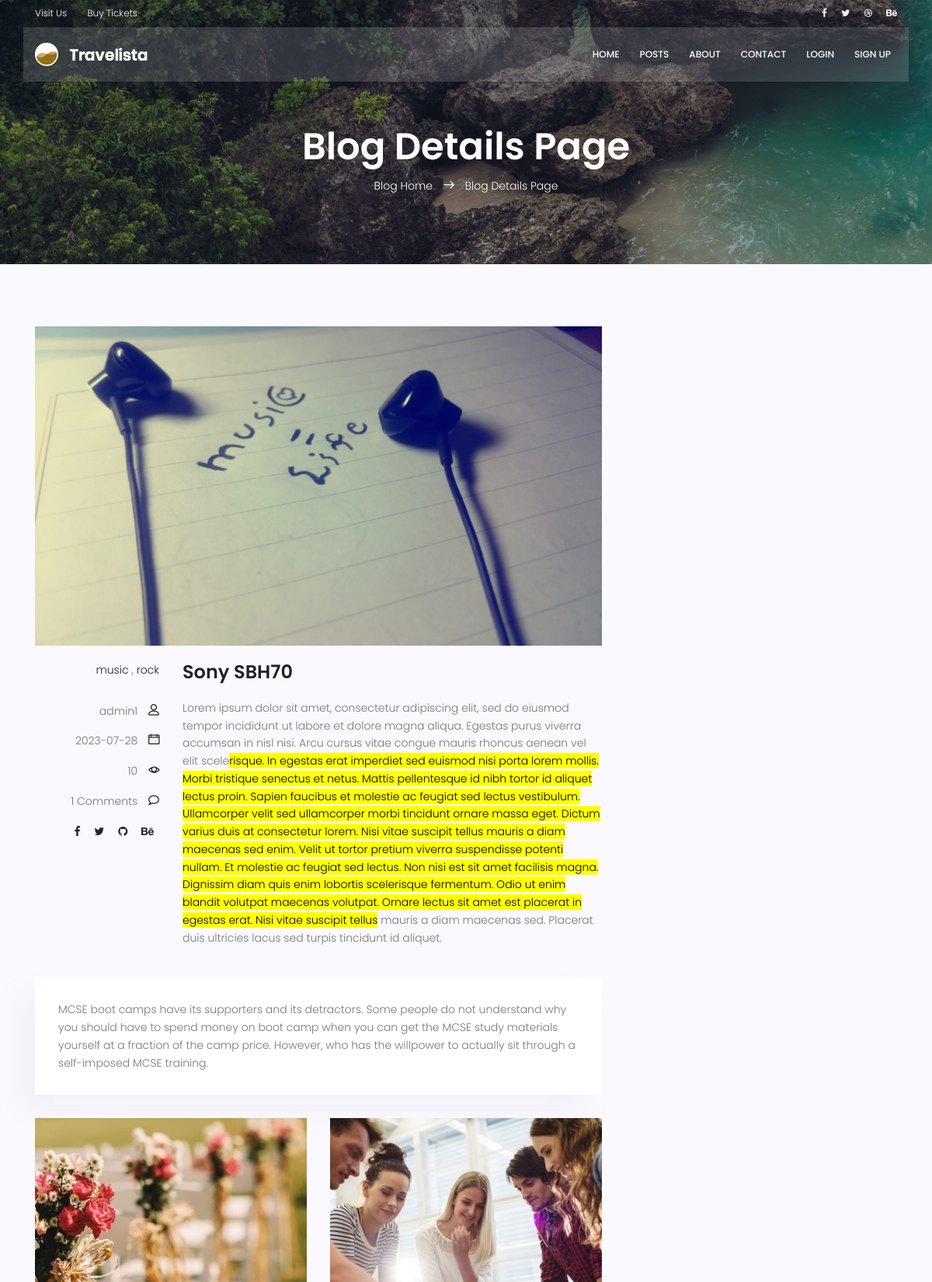
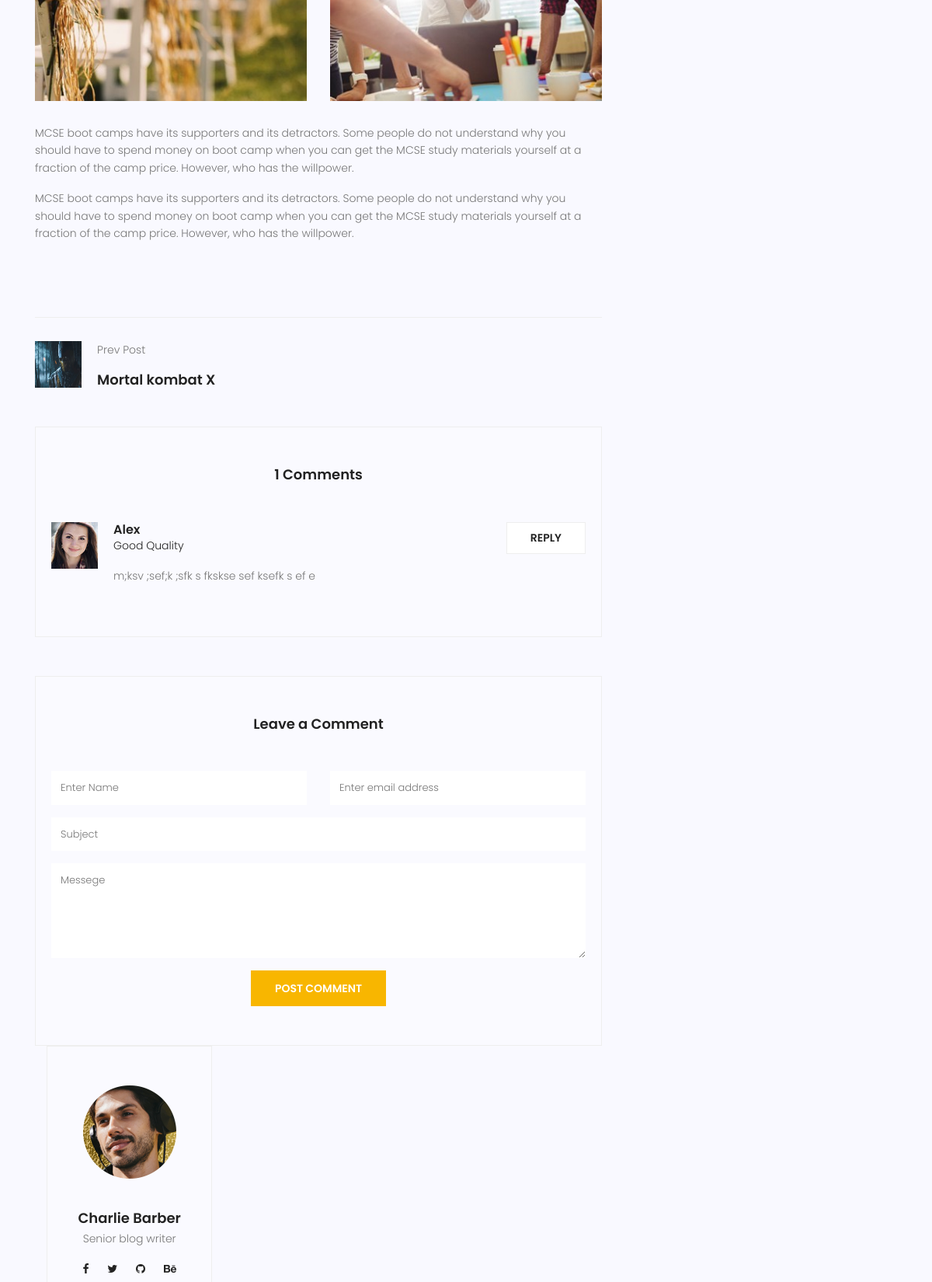
/posts/10/ (upper part), run on the app's committed database (2 pictures, top to bottom).
### appBlog/models.py (models this page shows, shortened)
class Post(models.Model):
    class Meta:
        db_table = 'appBlog_post'
    title = models.CharField(max_length=50)
    content = models.TextField()
    author = models.ForeignKey(User, on_delete=models.CASCADE)
    published_date = models.DateTimeField()
    status = models.BooleanField(default=False)
    views = models.IntegerField(default=0)
    image = models.ImageField(upload_to='appBlog/posts/images/', default='default.jpg')
    categories = models.ManyToManyField('Category', db_table='appBlog_post_category')
    tags = TaggableManager()

class Category(models.Model):
    class Meta:
        db_table = 'appBlog_category'
        verbose_name = 'category'
        verbose_name_plural = 'categories'
    name = models.CharField(max_length=100)
    def __str__(self):
        return self.name

class Comment(models.Model):
    post = models.ForeignKey(Post, on_delete=models.CASCADE)
    name = models.CharField(max_length=100)
    email = models.EmailField()
    subject = models.CharField(max_length=255)
    message = models.TextField()
    allowed = models.BooleanField(default=False)
    created_date = models.DateTimeField(auto_now_add=True)
    updated_date = models.DateTimeField(auto_now=True)

### appBlog/views.py (the view, shortened to what this page needs)
# urls.py: path('posts/<int:pid>/', views.single_post_view, name='single'),
def single_post_view(request, pid):
    post_id_list = [post.id for post in Post.objects.all().filter(status=1).order_by('id')]
    post = Post.objects.get(id=pid)
    comments = post.comment_set.filter(allowed=True)
    try:
        next_post = Post.objects.get(id=post_id_list[post_id_list.index(pid)+1])
    except:
        next_post = None
    try:
        if post_id_list.index(pid) - 1 == -1:
            raise ValueError
        previous_post = Post.objects.get(id=post_id_list[post_id_list.index(pid) - 1])
    except:
        previous_post = None
    try:
        post.views += 1
        post.save()
    except:
        return redirect('appBlog:home')
    context = {
        'post': post,
        'previous_post': previous_post,
        'next_post': next_post,
        'comments': comments
    }
    return render(request, 'appBlog/blog-single.html', context)

### appBlog/templatetags/tags.py (called while the page is built)
@register.inclusion_tag('appBlog/_blog-category-section.html')
def categories():
    cat_dict = {}
    for category in Category.objects.all():
        cat_dict[category.name] = category.post_set.filter(status=1).count()
    return {'categories': cat_dict.items()}

@register.inclusion_tag('appBlog/_blog-latest-posts-section.html')
def latest_posts(number=3):
    posts = Post.objects.filter(status=1).order_by('-published_date')[:number]
    return {'posts': posts}

### templates/appBlog/blog-single.html (shortened to what this page needs)
{% extends 'appBlog/_base.html' %}
{% load static %}
{% load tags %}
{% block content %}
    <section class="relative about-banner">
        <div class="overlay overlay-bg"></div>
        <div class="container">
            <div class="row d-flex align-items-center justify-content-center">
                <div class="about-content col-lg-12">
                    <h1 class="text-white">
                        Blog Details Page
                    </h1>
                    <p class="text-white link-nav"><a href="{% url 'appBlog:home' %}">Blog Home </a><span class="lnr lnr-arrow-right"></span> <a href="{% url 'appBlog:single' post.id %}"> Blog Details Page</a></p>
                </div>
            </div>
        </div>
    </section>
    <section class="post-content-area single-post-area">
        <div class="container">
            <div class="row">
                <div class="col-lg-8 posts-list">
                    <div class="single-post row">
                        <div class="col-lg-12">
                            <div class="feature-img">
                                <img class="img-fluid" src="{{ post.image.url }}" alt="">
                            </div>
                        </div>
                        <div class="col-lg-3  col-md-3 meta-details">
                            <ul class="tags">
                                {% for category in post.categories.all %}
                                        <li><a href="{% url 'appBlog:post_list_category' category %}">{{ category.name }}</a></li>
                                        {% if  not forloop.last %}
                                            ,
                                        {% endif %}
                                {% endfor %}
                            </ul>
                            <div class="user-details row">
                                <p class="user-name col-lg-12 col-md-12 col-6"><a href="#">{{ post.author }}</a> <span class="lnr lnr-user"></span></p>
                                <p class="date col-lg-12 col-md-12 col-6"><a href="#">{{ post.published_date|date:'Y-m-d' }}</a> <span class="lnr lnr-calendar-full"></span></p>
                                <p class="view col-lg-12 col-md-12 col-6"><a href="#">{{ post.views }}</a> <span class="lnr lnr-eye"></span></p>
                                <p class="comments col-lg-12 col-md-12 col-6"><a href="#">{{ comments.count }} Comments</a> <span class="lnr lnr-bubble"></span></p>
                                <ul class="social-links col-lg-12 col-md-12 col-6">
                                    <li><a href="#"><i class="fa fa-facebook"></i></a></li>
                                    <li><a href="#"><i class="fa fa-twitter"></i></a></li>
                                    <li><a href="#"><i class="fa fa-github"></i></a></li>
                                    <li><a href="#"><i class="fa fa-behance"></i></a></li>
                                </ul>
                            </div>
                        </div>
                        <div class="col-lg-9 col-md-9">
                            <h3 class="mt-20 mb-20">{{ post.title }}</h3>
                            <p class="excert">
                                {{ post.content|safe }}
                            </p>
                        </div>
                        <div class="col-lg-12">
                            <div class="quotes">
                                MCSE boot camps have its supporters and its detractors. Some people do not understand why you should have to spend money on boot camp when you can get the MCSE study materials yourself at a fraction of the camp price. However, who has the willpower to actually sit through a self-imposed MCSE training.
                            </div>
                            <div class="row mt-30 mb-30">
                                <div class="col-6">
                                    <img class="img-fluid" src="{% static "img/blog/post-img1.jpg" %}" alt="">
                                </div>
                                <div class="col-6">
                                    <img class="img-fluid" src="{% static "img/blog/post-img2.jpg" %}" alt="">
                                </div>
                                <div class="col-lg-12 mt-30">
                                    <p>
                                        MCSE boot camps have its supporters and its detractors. Some people do not understand why you should have to spend money on boot camp when you can get the MCSE study materials yourself at a fraction of the camp price. However, who has the willpower.
                                    </p>
                                    <p>
                                        MCSE boot camps have its supporters and its detractors. Some people do not understand why you should have to spend money on boot camp when you can get the MCSE study materials yourself at a fraction of the camp price. However, who has the willpower.
                                    </p>
                                </div>
                            </div>
                        </div>
                    </div>
                    <div class="navigation-area">
                        {% if previous_post %}
                        <div class="row">
                            <div class="col-lg-6 col-md-6 col-12 nav-left flex-row d-flex justify-content-start align-items-center">
                                <div class="thumb">
                                    <a href="{% url 'appBlog:single' previous_post.id %}"><img style="width: 60px; height: 60px" class="img-fluid" src="{{ previous_post.image.url }}" alt=""></a>
                                </div>
                                <div class="arrow">
                                    <a href="{% url 'appBlog:single' previous_post.id %}"></a>
                                </div>
                                <div class="detials">
                                    <p>Prev Post</p>
                                    <a href="{% url 'appBlog:single' previous_post.id %}"><h4>{{ previous_post.title }}</h4></a>
                                </div>
                            </div>
                        {% endif %}
                    </div>
                    <div class="comments-area">
                        <h4>{{ comments.count }} Comments</h4>
                        {% if comments %}
                        {% for comment in comments %}
                        <div class="comment-list">
                            <div class="single-comment justify-content-between d-flex">
                                <div class="user justify-content-between d-flex">
                                    <div class="thumb">
                                        <img src="{% static "img/blog/c1.jpg" %}" alt="">
                                    </div>
                                    <div class="desc">
                                        <h5><a href="#">{{ comment.name }}</a></h5>
                                        <p><a href="#">{{ comment.subject }}</a></p>
                                        <p class="comment">
                                            {{ comment.message }}
                                        </p>
                                    </div>
                                </div>
                                <div class="reply-btn">
                                       <a href="" class="btn-reply text-uppercase">reply</a>
                                </div>
                            </div>
                        </div>
                        {% endfor %}
                        {% endif %}
                    </div>
                    <div class="comment-form">
                        <h4>Leave a Comment</h4>
                        <form method="post" action="">
                            <div class="form-group form-inline">
                              <div class="form-group col-lg-6 col-md-12 name">
                                <input type="text" class="form-control" id="name" name="name" placeholder="Enter Name" onfocus="this.placeholder = ''" onblur="this.placeholder = 'Enter Name'">
                              </div>
                              <div class="form-group col-lg-6 col-md-12 email">
                                <input type="email" class="form-control" id="email" name="email" placeholder="Enter email address" onfocus="this.placeholder = ''" onblur="this.placeholder = 'Enter email address'">
                              </div>
                            </div>
                            <div class="form-group">
                                <input type="text" class="form-control" id="subject" name="subject" placeholder="Subject" onfocus="this.placeholder = ''" onblur="this.placeholder = 'Subject'">
                            </div>
                            <div class="form-group">
                                <textarea class="form-control mb-10" rows="5" name="message" placeholder="Messege" onfocus="this.placeholder = ''" onblur="this.placeholder = 'Messege'" required=""></textarea>
                            </div>
                            <button type="submit" class="primary-btn text-uppercase">Post Comment</button>
                        </form>
                    </div>
                </div>
                <div class="col-lg-4 sidebar-widgets">
                    <div class="widget-wrap">
                        <div class="single-sidebar-widget user-info-widget">
                            <img src="{% static "img/blog/user-info.png" %}" alt="">
                            <a href="#"><h4>Charlie Barber</h4></a>
                            <p>
                                Senior blog writer
                            </p>
                            <ul class="social-links">
                                <li><a href="#"><i class="fa fa-facebook"></i></a></li>
                                <li><a href="#"><i class="fa fa-twitter"></i></a></li>
                                <li><a href="#"><i class="fa fa-github"></i></a></li>
                                <li><a href="#"><i class="fa fa-behance"></i></a></li>
                            </ul>
                        </div>
                    </div>
                </div>
            </div>
        </div>
    </section>
{% endblock %}

### data on the page
Post: image (picture), author "admin1", published_date "2023-07-28", views "10", title "Sony SBH70", content "Lorem ipsum dolor sit amet, consectetur adipiscing elit, sed do eiusmod tempor incididunt ut labore et dolore magna aliqua. Egestas purus viverra accumsan in nisl nisi. Arcu cursus vitae congue mauris rhoncus aenean vel elit scele risque. In egestas erat imperdiet sed euismod nisi porta lorem mollis. Morbi tristique senectus et netus. Mattis pellentesque id nibh tortor id aliquet lectus proin. Sapien faucibus et molestie ac feugiat sed lectus vestibulum. Ullamcorper velit sed ullamcorper morbi tincidunt ornare massa eget. Dictum varius duis at consectetur lorem. Nisi vitae suscipit tellus mauris a diam maecenas sed enim. Velit ut tortor pretium viverra suspendisse potenti nullam. Et…"
Category: name "music"
Category: name "rock"
Post: image (picture), title "Mortal kombat X"
Comment: name "Alex", subject "Good Quality", message "m;ksv ;sef;k ;sfk s fkskse sef ksefk s ef e"

### other printed values
{{ comments.count }} "1"
